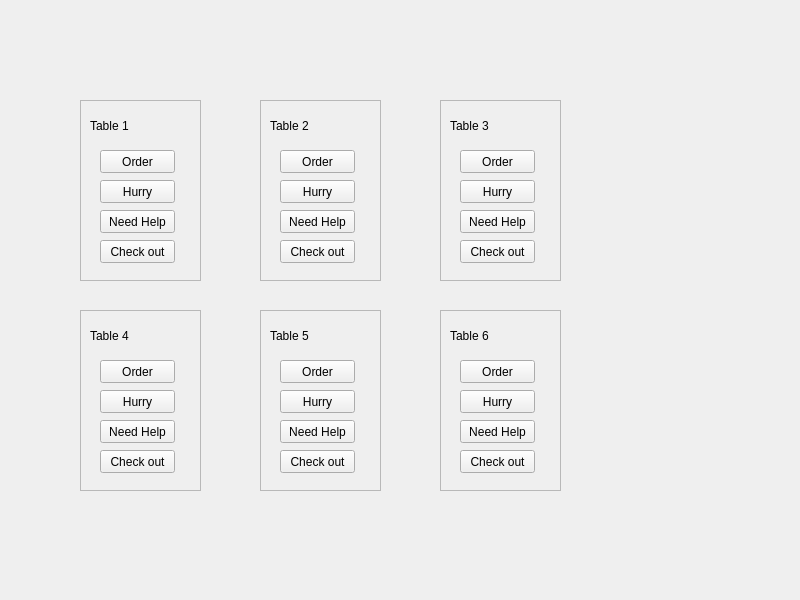
<?xml version="1.0" encoding="UTF-8"?>
<ui version="4.0">
 <class>MainWindow</class>
 <widget class="QMainWindow" name="MainWindow">
  <property name="geometry">
   <rect>
    <x>0</x>
    <y>0</y>
    <width>800</width>
    <height>600</height>
   </rect>
  </property>
  <property name="windowTitle">
   <string>MainWindow</string>
  </property>
  <widget class="QWidget" name="centralwidget">
   <widget class="QFrame" name="frame_2">
    <property name="geometry">
     <rect>
      <x>260</x>
      <y>100</y>
      <width>121</width>
      <height>181</height>
     </rect>
    </property>
    <property name="frameShape">
     <enum>QFrame::StyledPanel</enum>
    </property>
    <property name="frameShadow">
     <enum>QFrame::Raised</enum>
    </property>
    <widget class="QPushButton" name="pushButton_5">
     <property name="geometry">
      <rect>
       <x>20</x>
       <y>50</y>
       <width>75</width>
       <height>23</height>
      </rect>
     </property>
     <property name="text">
      <string>Order</string>
     </property>
    </widget>
    <widget class="QPushButton" name="pushButton_6">
     <property name="geometry">
      <rect>
       <x>20</x>
       <y>80</y>
       <width>75</width>
       <height>23</height>
      </rect>
     </property>
     <property name="text">
      <string>Hurry</string>
     </property>
    </widget>
    <widget class="QPushButton" name="pushButton_7">
     <property name="geometry">
      <rect>
       <x>20</x>
       <y>110</y>
       <width>75</width>
       <height>23</height>
      </rect>
     </property>
     <property name="text">
      <string>Need Help</string>
     </property>
    </widget>
    <widget class="QPushButton" name="pushButton_8">
     <property name="geometry">
      <rect>
       <x>20</x>
       <y>140</y>
       <width>75</width>
       <height>23</height>
      </rect>
     </property>
     <property name="text">
      <string>Check out</string>
     </property>
    </widget>
    <widget class="QLabel" name="label_2">
     <property name="geometry">
      <rect>
       <x>10</x>
       <y>15</y>
       <width>51</width>
       <height>21</height>
      </rect>
     </property>
     <property name="text">
      <string>Table 2</string>
     </property>
    </widget>
   </widget>
   <widget class="QFrame" name="frame_3">
    <property name="geometry">
     <rect>
      <x>440</x>
      <y>100</y>
      <width>121</width>
      <height>181</height>
     </rect>
    </property>
    <property name="frameShape">
     <enum>QFrame::StyledPanel</enum>
    </property>
    <property name="frameShadow">
     <enum>QFrame::Raised</enum>
    </property>
    <widget class="QPushButton" name="pushButton_9">
     <property name="geometry">
      <rect>
       <x>20</x>
       <y>50</y>
       <width>75</width>
       <height>23</height>
      </rect>
     </property>
     <property name="text">
      <string>Order</string>
     </property>
    </widget>
    <widget class="QPushButton" name="pushButton_10">
     <property name="geometry">
      <rect>
       <x>20</x>
       <y>80</y>
       <width>75</width>
       <height>23</height>
      </rect>
     </property>
     <property name="text">
      <string>Hurry</string>
     </property>
    </widget>
    <widget class="QPushButton" name="pushButton_11">
     <property name="geometry">
      <rect>
       <x>20</x>
       <y>110</y>
       <width>75</width>
       <height>23</height>
      </rect>
     </property>
     <property name="text">
      <string>Need Help</string>
     </property>
    </widget>
    <widget class="QPushButton" name="pushButton_12">
     <property name="geometry">
      <rect>
       <x>20</x>
       <y>140</y>
       <width>75</width>
       <height>23</height>
      </rect>
     </property>
     <property name="text">
      <string>Check out</string>
     </property>
    </widget>
    <widget class="QLabel" name="label_3">
     <property name="geometry">
      <rect>
       <x>10</x>
       <y>15</y>
       <width>51</width>
       <height>21</height>
      </rect>
     </property>
     <property name="text">
      <string>Table 3</string>
     </property>
    </widget>
   </widget>
   <widget class="QFrame" name="frame_4">
    <property name="geometry">
     <rect>
      <x>80</x>
      <y>310</y>
      <width>121</width>
      <height>181</height>
     </rect>
    </property>
    <property name="frameShape">
     <enum>QFrame::StyledPanel</enum>
    </property>
    <property name="frameShadow">
     <enum>QFrame::Raised</enum>
    </property>
    <widget class="QPushButton" name="pushButton_13">
     <property name="geometry">
      <rect>
       <x>20</x>
       <y>50</y>
       <width>75</width>
       <height>23</height>
      </rect>
     </property>
     <property name="text">
      <string>Order</string>
     </property>
    </widget>
    <widget class="QPushButton" name="pushButton_14">
     <property name="geometry">
      <rect>
       <x>20</x>
       <y>80</y>
       <width>75</width>
       <height>23</height>
      </rect>
     </property>
     <property name="text">
      <string>Hurry</string>
     </property>
    </widget>
    <widget class="QPushButton" name="pushButton_15">
     <property name="geometry">
      <rect>
       <x>20</x>
       <y>110</y>
       <width>75</width>
       <height>23</height>
      </rect>
     </property>
     <property name="text">
      <string>Need Help</string>
     </property>
    </widget>
    <widget class="QPushButton" name="pushButton_16">
     <property name="geometry">
      <rect>
       <x>20</x>
       <y>140</y>
       <width>75</width>
       <height>23</height>
      </rect>
     </property>
     <property name="text">
      <string>Check out</string>
     </property>
    </widget>
    <widget class="QLabel" name="label_4">
     <property name="geometry">
      <rect>
       <x>10</x>
       <y>15</y>
       <width>51</width>
       <height>21</height>
      </rect>
     </property>
     <property name="text">
      <string>Table 4</string>
     </property>
    </widget>
   </widget>
   <widget class="QFrame" name="frame_5">
    <property name="geometry">
     <rect>
      <x>260</x>
      <y>310</y>
      <width>121</width>
      <height>181</height>
     </rect>
    </property>
    <property name="frameShape">
     <enum>QFrame::StyledPanel</enum>
    </property>
    <property name="frameShadow">
     <enum>QFrame::Raised</enum>
    </property>
    <widget class="QPushButton" name="pushButton_17">
     <property name="geometry">
      <rect>
       <x>20</x>
       <y>50</y>
       <width>75</width>
       <height>23</height>
      </rect>
     </property>
     <property name="text">
      <string>Order</string>
     </property>
    </widget>
    <widget class="QPushButton" name="pushButton_18">
     <property name="geometry">
      <rect>
       <x>20</x>
       <y>80</y>
       <width>75</width>
       <height>23</height>
      </rect>
     </property>
     <property name="text">
      <string>Hurry</string>
     </property>
    </widget>
    <widget class="QPushButton" name="pushButton_19">
     <property name="geometry">
      <rect>
       <x>20</x>
       <y>110</y>
       <width>75</width>
       <height>23</height>
      </rect>
     </property>
     <property name="text">
      <string>Need Help</string>
     </property>
    </widget>
    <widget class="QPushButton" name="pushButton_20">
     <property name="geometry">
      <rect>
       <x>20</x>
       <y>140</y>
       <width>75</width>
       <height>23</height>
      </rect>
     </property>
     <property name="text">
      <string>Check out</string>
     </property>
    </widget>
    <widget class="QLabel" name="label_5">
     <property name="geometry">
      <rect>
       <x>10</x>
       <y>15</y>
       <width>51</width>
       <height>21</height>
      </rect>
     </property>
     <property name="text">
      <string>Table 5</string>
     </property>
    </widget>
   </widget>
   <widget class="QFrame" name="frame_6">
    <property name="geometry">
     <rect>
      <x>440</x>
      <y>310</y>
      <width>121</width>
      <height>181</height>
     </rect>
    </property>
    <property name="frameShape">
     <enum>QFrame::StyledPanel</enum>
    </property>
    <property name="frameShadow">
     <enum>QFrame::Raised</enum>
    </property>
    <widget class="QPushButton" name="pushButton_21">
     <property name="geometry">
      <rect>
       <x>20</x>
       <y>50</y>
       <width>75</width>
       <height>23</height>
      </rect>
     </property>
     <property name="text">
      <string>Order</string>
     </property>
    </widget>
    <widget class="QPushButton" name="pushButton_22">
     <property name="geometry">
      <rect>
       <x>20</x>
       <y>80</y>
       <width>75</width>
       <height>23</height>
      </rect>
     </property>
     <property name="text">
      <string>Hurry</string>
     </property>
    </widget>
    <widget class="QPushButton" name="pushButton_23">
     <property name="geometry">
      <rect>
       <x>20</x>
       <y>110</y>
       <width>75</width>
       <height>23</height>
      </rect>
     </property>
     <property name="text">
      <string>Need Help</string>
     </property>
    </widget>
    <widget class="QPushButton" name="pushButton_24">
     <property name="geometry">
      <rect>
       <x>20</x>
       <y>140</y>
       <width>75</width>
       <height>23</height>
      </rect>
     </property>
     <property name="text">
      <string>Check out</string>
     </property>
    </widget>
    <widget class="QLabel" name="label_6">
     <property name="geometry">
      <rect>
       <x>10</x>
       <y>15</y>
       <width>51</width>
       <height>21</height>
      </rect>
     </property>
     <property name="text">
      <string>Table 6</string>
     </property>
    </widget>
   </widget>
   <widget class="QFrame" name="frame_7">
    <property name="geometry">
     <rect>
      <x>80</x>
      <y>100</y>
      <width>121</width>
      <height>181</height>
     </rect>
    </property>
    <property name="frameShape">
     <enum>QFrame::StyledPanel</enum>
    </property>
    <property name="frameShadow">
     <enum>QFrame::Raised</enum>
    </property>
    <widget class="QPushButton" name="pushButton_25">
     <property name="geometry">
      <rect>
       <x>20</x>
       <y>50</y>
       <width>75</width>
       <height>23</height>
      </rect>
     </property>
     <property name="text">
      <string>Order</string>
     </property>
    </widget>
    <widget class="QPushButton" name="pushButton_26">
     <property name="geometry">
      <rect>
       <x>20</x>
       <y>80</y>
       <width>75</width>
       <height>23</height>
      </rect>
     </property>
     <property name="text">
      <string>Hurry</string>
     </property>
    </widget>
    <widget class="QPushButton" name="pushButton_28">
     <property name="geometry">
      <rect>
       <x>20</x>
       <y>140</y>
       <width>75</width>
       <height>23</height>
      </rect>
     </property>
     <property name="text">
      <string>Check out</string>
     </property>
    </widget>
    <widget class="QLabel" name="label_7">
     <property name="geometry">
      <rect>
       <x>10</x>
       <y>15</y>
       <width>51</width>
       <height>21</height>
      </rect>
     </property>
     <property name="text">
      <string>Table 1</string>
     </property>
    </widget>
    <widget class="QPushButton" name="pushButton_3">
     <property name="geometry">
      <rect>
       <x>20</x>
       <y>110</y>
       <width>75</width>
       <height>23</height>
      </rect>
     </property>
     <property name="text">
      <string>Need Help</string>
     </property>
    </widget>
   </widget>
  </widget>
  <widget class="QMenuBar" name="menubar">
   <property name="geometry">
    <rect>
     <x>0</x>
     <y>0</y>
     <width>800</width>
     <height>25</height>
    </rect>
   </property>
  </widget>
 </widget>
 <resources/>
 <connections/>
</ui>
